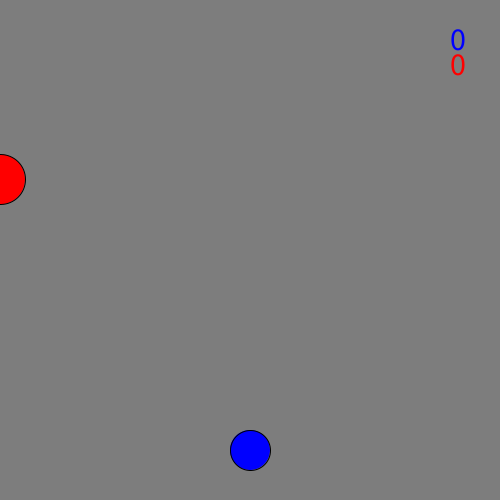
Frame 1 (no input)
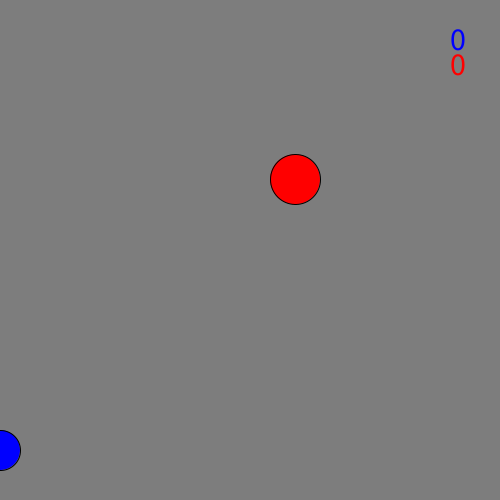
Frame 60 (the mouse pressed at the canvas centre just before this capture)
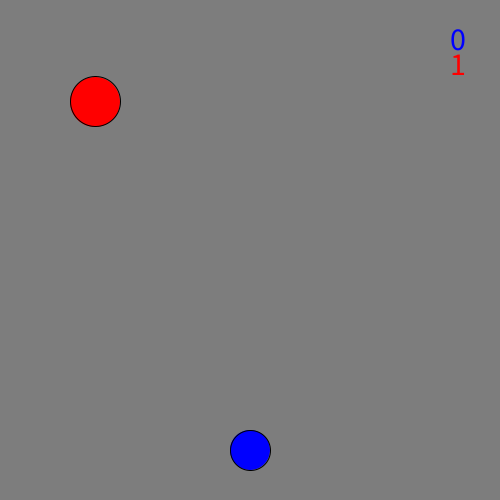
Frame 120 (the mouse held since frame 60 and released just before this capture)

The Processing sketch that drew these frames (run headless with seeded random() and noise(); from frame 60 on, the mouse is pressed at the canvas centre):

// Processing sketch: shooterGame
// ── shooterGame.pde
Ship s;
Enemy e;
int nMissiles = 5;
Missile[] arsenal = new Missile[nMissiles];
boolean enemyHit = false;
boolean enemyCrossed = false;
int shipScore = 0;
int enemyScore = 0;
int missileCounter = 0;

void setup() {
  size(500, 500);
  textSize(32);
  initGamePieces();
}

void draw() {
  background(125);
  s.display();
  s.move();
  e.display();
  e.move();
  displayMissiles();
  moveMissiles();
  checkMissilePositions();
  checkCollissions();
  if (enemyHit == true) {
    e = new Enemy();
    shipScore ++;
  }
  checkEnemyOffScreen();
  if (enemyCrossed == true) {
    e = new Enemy();
    enemyScore ++;
  }
  showScore();
}

void initGamePieces() {
  s = new Ship();
  e = new Enemy();
  for (int i = 0; i < nMissiles; i ++) {
    arsenal[i] = new Missile(s.x);
    arsenal[i].live = false;
  }
}

void displayMissiles() {
  for (int i = 0; i < nMissiles; i++) {
    arsenal[i].display();
  }
}

void moveMissiles() {
  for (int i = 0; i < nMissiles; i++) {
    arsenal[i].move();
  }
}

void checkMissilePositions() {
  for (int i = 0; i < nMissiles; i++) {
    arsenal[i].checkOnScreen();
  }
}

void checkCollissions() {
  enemyHit = false;
  for (int i = 0; i < nMissiles; i ++) {
    if ((arsenal[i].live == true) && (dist(arsenal[i].x, arsenal[i].y, e.x, e.y) < 35)) {
      arsenal[i].live = false;
      enemyHit = true;
    }
  }
}

void checkEnemyOffScreen() {
  enemyCrossed = false;
  if (e.x >= width) {
    enemyCrossed = true;
  }
}
void showScore() {
  fill(0, 0, 255);
  text(shipScore, 450, 50);
  fill(255, 0, 0);
  text(enemyScore, 450, 75);
}

void keyPressed() {
}

void mouseClicked() {
  if (arsenal[missileCounter].live == false) {
    arsenal[missileCounter] = new Missile(s.x);
    missileCounter++;
    if (missileCounter == nMissiles) {
      missileCounter = 0;
    }
  }
}

// ── Enemy.pde
class Enemy {
  float x;
  float y;
  float xSpd;
  color c;
  
  Enemy() {
    x = 0;
    y = random(50, 250);
    xSpd = 5;
    c = color(255, 0 , 0);
  }
  
  void display() {
    fill(c);
    ellipse(x, y, 50, 50);
  }
  
  void move() {
    x = x + xSpd;
  }
}

// ── Missile.pde
class Missile {
  float x; 
  float y;
  color c;
  boolean live;
  
  Missile(float _x) {
     x = _x;
     y = 425;
     c = color(255);
     live = true;
  }
  
  void display() {
    if (live == true) {
      fill(c);
      ellipse(x, y, 20, 20);
    }
  }
  
  void move() {
    y = y - 3;
  }
  
  void checkOnScreen() {
    if (y < 0) {
      live = false;
    }
  }
}

// ── Ship.pde
class Ship {
  float x;
  float y;
  color c;
  
  Ship() {
    x = width/2;
    y = 450;
    c = color(0, 0, 255);
  }
  
  void display() {
    fill(c);
    ellipse(x, y, 40, 40);
  }
  
  void move() {
    x = mouseX;
  }
}
